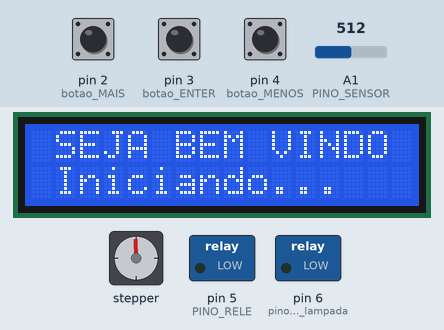
Bench run of a sketch on a simulated Arduino Uno, built with avr-gcc and run on an emulated ATmega328P. Shown: 16×2 character LCD, stepper motor, switched loads named in the sketch (green lamp = pin HIGH). The inputs (shaded band) are chosen by the test bench; at power-on: pin 2 (botao_MAIS) HIGH, pin 3 (botao_ENTER) HIGH, A1 (PINO_SENSOR) = 512, pin 4 (botao_MENOS) HIGH. Stepper angles assume 4096 steps per turn.

Above: at 1.0 s.
At 4.2 s:
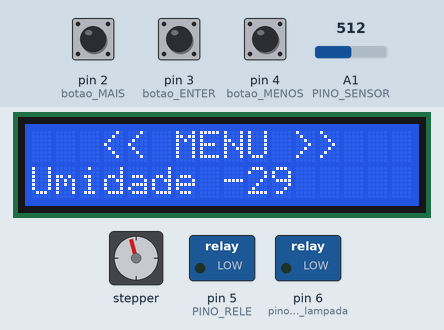
4.3 s: pin 2 (botao_MAIS) pulled LOW for 0.15 s
At 4.75 s:
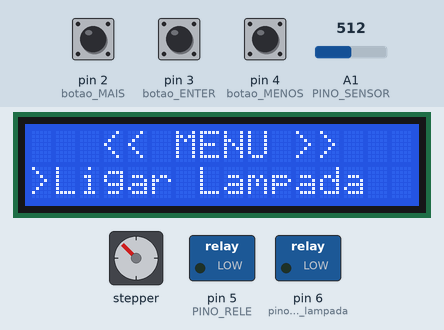
5.0 s: pin 3 (botao_ENTER) pulled LOW for 0.15 s
At 5.37 s:
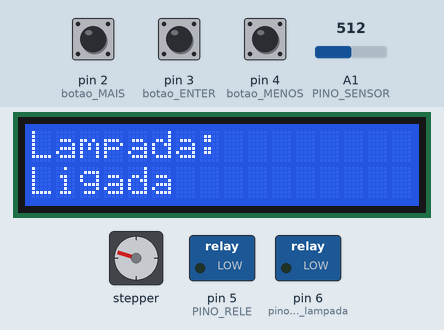
5.7 s: A1 (PINO_SENSOR) set to 746
8.3 s: A1 (PINO_SENSOR) set to 764
At 8.54 s:
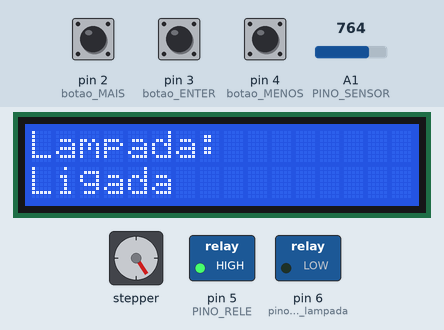
10.8 s: A1 (PINO_SENSOR) set to 698
13.3 s: A1 (PINO_SENSOR) set to 677
At 13.91 s:
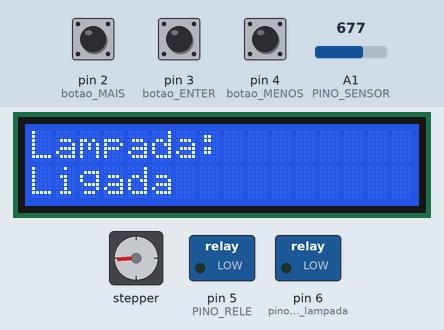
Timing chart, 0 to 19.3 s (numbered marks = the images above; inputs shaded):
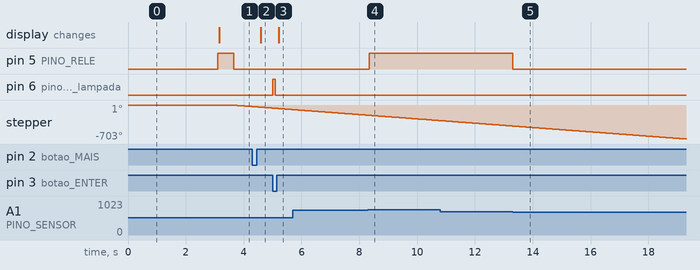

Measured:
- the behaviour switches between 752 and 753 on A1 (PINO_SENSOR) (found by bisection; images 3 and 4)
- the behaviour switches between 690 and 689 on A1 (PINO_SENSOR) (found by bisection; images 4 and 5)
- after the input at 4.3 s, the display: changes after 0.30 s (image 2)
- after the input at 5.0 s, pin 6 (pino_rele_lampada): LOW → HIGH at once, → LOW 0.09 s later; the display: changes after 0.22 s (image 3)
- after the input at 8.3 s, pin 5 (PINO_RELE): LOW → HIGH at once
- after the input at 13.3 s, pin 5 (PINO_RELE): HIGH → LOW at once

The sketch:

MenuInterrupcoes.ino
```cpp
// MENU COM TRÊS BOTÕES 2.0
// ABRAÃO LACERDA - ACESSE O LINK https://www.youtube.com/channel/UCn_SRCloMrZ5y9XOHSIUFUQ

// === Biblioteca para o display === //
#include <Wire.h>
//#include <LCD.h>
#include <LiquidCrystal_I2C.h>
#include <AccelStepper.h>

#define col 16
#define lin 2
#define ende 0x27
#define motorPin1 8
#define motorPin2 9
#define motorPin3 10
#define motorPin4 11
#define HALFSTEP 8
#define botao_MAIS 2                  //define o botão no pino 2 (MAIS)
#define botao_ENTER 3                 //define o botão no pino 3 (ENTER/VOLTAR)
#define botao_MENOS 4                 //define o botão no pino 4 (MENOS)

LiquidCrystal_I2C lcd(ende,col,lin);
AccelStepper stepper1(HALFSTEP,motorPin1,motorPin3,motorPin2,motorPin4);

bool L_botao_MAIS = 1;                //variável para fazer a leitura do botão              (MAIS)
bool LA_botao_MAIS = 1;               //variável para verificar a leitura anterior do botão (MAIS)
bool L_botao_ENTER = 1;               //variável para fazer a leitura do botão              (ENTER/VOLTAR)
bool LA_botao_ENTER = 1;              //variável para verificar a leitura anterior do botão (ENTER/VOLTAR)
bool L_botao_MENOS = 1;               //variável para fazer a leitura do botão              (MENOS)
bool LA_botao_MENOS = 1;              //variável para verificar a leitura anterior do botão (MENOS)

bool  pausa = true ;

int velocidade_Motor = 300;

const int VALOR_MAXIMO = 900;
const int VALOR_MINIMO = 600;

int concentracao_Minima = 30;
int concentracao_Maxima = 50;

const int pino_rele_lampada = 6;
const int PINO_SENSOR = A1;

const int PINO_RELE = 5;

int leitura_sensor = 0;
int endPoint = 12288;
int tela = 1;                         //variável para controlar a mudança de tela no menu

bool first_run=true;

void setup(){
  //  TIMER PARA O MOTOR //
  TCCR1A = 0;                        //confira timer para operação normal pinos OC1A e OC1B desconectados
  TCCR1B = 0;                        //limpa registrador
  TCCR1B |= (1<<CS10);   // configura prescaler para 1024: CS10=1
  TCNT1 = 0xC2F7;                    // incia timer com valor para que estouro ocorra em 0,001 segundo
                                     // 65536-(16MHz/1024/1Hz) = 49911 = 0xC2F7
  TIMSK1 |= (1 << TOIE1);
 // INTERRUPÇOES PARA OS BOTOES //
  DDRD = 0x00;
  PORTD = 0xFF;
  PCICR = 1<<PCIE2;
  PCMSK2 = (1<<PCINT18)|(1<<PCINT19)|(1<<PCINT20);
  sei();
  // SETUP DISPLAY //
  lcd.init();                    //inicia o display 16x2
  lcd.backlight();                       //limpa todos os caracteres do lcd
  lcd.setCursor(0,0);                //posiciona o cursor no display (caracter, linha)
  lcd.print(F(" SEJA BEM VINDO "));  //imprime o texto entre aspas
  lcd.setCursor(0,1);                //posiciona o cursor no display (caracter, linha)
  lcd.print(F(" Iniciando...   "));  //imprime o texto entre aspas
  delay (3000);                        //pausa o programa por 3 segundos
  // SETUP MOTOR //
  stepper1.setMaxSpeed(1000.0);
  stepper1.setAcceleration(1000.0);
  stepper1.setSpeed(100);
  stepper1.moveTo(endPoint);
  // SETUP PINO //
  pinMode(PINO_SENSOR, INPUT);
  pinMode(PINO_RELE, OUTPUT);
  digitalWrite(PINO_RELE, HIGH);
  pinMode(pino_rele_lampada, OUTPUT);
  digitalWrite(pino_rele_lampada, LOW);

 }

void loop(){
  // Ações da bomba e do sensor de umidade //
  leitura_sensor = analogRead(PINO_SENSOR);
  leitura_sensor = map(leitura_sensor, VALOR_MINIMO, VALOR_MAXIMO,0,100);

  if(leitura_sensor <concentracao_Minima && !first_run){ //Se sim
    digitalWrite(PINO_RELE, LOW); //Acionamos o rele
    pausa = false; //Configura a variavel "pausa" como falsa
  } else if (leitura_sensor > concentracao_Maxima) { //Caso contrario
    digitalWrite(PINO_RELE, HIGH); //O rele se mantem desligado
    pausa = true; //Configura a variavel "pausa" como verdadeira
  }
// === Ações no display LCD === //
   if (tela==1){                          //se a variável tela for igual a MAIS, faça...
   lcd.setCursor(0,0);                    //posiciona o cursor no display (caracter, linha)
   lcd.print(F("   << MENU >>                  "));      //imprime o texto entre aspas
   lcd.setCursor(0,1);                    //posiciona o cursor no display (caracter, linha)
   lcd.print(String("Umidade ")+String(leitura_sensor)+String("               "));            //imprime o texto entre aspas
   }
   else if (tela==2){
   lcd.setCursor(0,0);
   lcd.print(F("   << MENU >>                  "));
   lcd.setCursor(0,1);
   lcd.print(F(">Ligar Lampada                 "));
   }
   else if (tela==3){
   lcd.setCursor(0,0);
   lcd.print(F("   << MENU >>                  "));
   lcd.setCursor(0,1);
   lcd.print(F(">Desligar Lampada               "));

   }
      else if (tela==4){
   lcd.setCursor(0,0);
   lcd.print(F("   << MENU >>                  "));
   lcd.setCursor(0,1);
   lcd.print(F(">Conf Umi Max                 "));
   }
      else if (tela==5){

   lcd.setCursor(0,0);
   lcd.print(F("   << MENU >>                  "));
   lcd.setCursor(0,1);
   lcd.print(F(">Conf Umi Min                 "));
   }
   else if (tela==20){
   lcd.setCursor(0,0);
   lcd.print(F("Lampada:               "));
   lcd.setCursor(0,1);
   lcd.print(F("Ligada               "));
   digitalWrite(pino_rele_lampada, LOW);
   }
   else if (tela==30){
   lcd.setCursor(0,0);
   lcd.print(F("Lampada               "));
   lcd.setCursor(0,1);
   lcd.print(F("Desligada               "));
   digitalWrite(pino_rele_lampada, HIGH);
   }
   else if (tela==40){
   lcd.setCursor(0,0);
   lcd.print(F("Conf Hum Max               "));
   lcd.setCursor(0,1);
   lcd.print(String(">Hum Max  ")+String(concentracao_Maxima)+String("%               "));
   }
   else if (tela==50){
   lcd.setCursor(0,0);
   lcd.print(F("Conf Hum Min"));
   lcd.setCursor(0,1);
   lcd.print(String(">Hum Min  ")+String(concentracao_Minima)+String("%               "));
   }
   if(first_run){
     first_run=false;
     delay(500);
   }
////////////////////////////////////////////////
}
ISR(PCINT2_vect){
  //lcd.init();
  L_botao_MAIS = digitalRead(botao_MAIS);
  if (!L_botao_MAIS && LA_botao_MAIS) {
            if (tela==1)tela=2;
       else if (tela==2)tela=3;
       else if (tela==3)tela=4;
       else if (tela==4)tela=5;
       else if (tela==5)tela=1;
       //else if (tela==6)tela=1;
       else if (tela==40)(
         concentracao_Maxima = concentracao_Maxima+1
       );
       else if (tela==50)(
         concentracao_Minima = concentracao_Minima+1
       );
       delay(200);}
  LA_botao_MAIS = L_botao_MAIS;


/////////////////////////////////////////////////

// === Ações do Botão MENOS === //   ////////////
  L_botao_MENOS = digitalRead(botao_MENOS);
  if (!L_botao_MENOS && LA_botao_MENOS) {
       if (tela==1)tela=5;
       else if (tela==2)tela=1;
       else if (tela==3)tela=2;
       else if (tela==4)tela=3;
       else if (tela==5)tela=4;
       else if (tela==40)(
         concentracao_Maxima = concentracao_Maxima-1
       );
       else if (tela==50)(
         concentracao_Minima = concentracao_Minima-1
       );

       delay(200);}
  LA_botao_MENOS = L_botao_MENOS;


/////////////////////////////////////////////////

// === Ações do Botão ENTER === //   ////////////
  L_botao_ENTER = digitalRead(botao_ENTER);
  if (!L_botao_ENTER && LA_botao_ENTER) {
           // if (tela==1)tela=10;
            if (tela==2){
            tela=20;
            digitalWrite(pino_rele_lampada, HIGH);}
       else if (tela==3){
         tela=30;
         digitalWrite(pino_rele_lampada, LOW);}
       else if (tela==4)tela=40;
       else if (tela==5)tela=50;
       else if (tela==6)tela=60;
       else if (tela==10)tela=1;
       else if (tela==20)tela=2;
       else if (tela==30)tela=3;
       else if (tela==40)tela=4;
       else if (tela==50)tela=5;
       delay(200);}
  LA_botao_ENTER = L_botao_ENTER;}

  ISR(TIMER1_OVF_vect)
  {
   TCNT1 = 0xC2F7;
   if (stepper1.distanceToGo() == 0)
   {
     Serial.println(stepper1.currentPosition());
     stepper1.setCurrentPosition(0);
     endPoint = -endPoint;
     stepper1.moveTo(endPoint);
     Serial.println(stepper1.currentPosition());
   }
    stepper1.run();
  }
```
